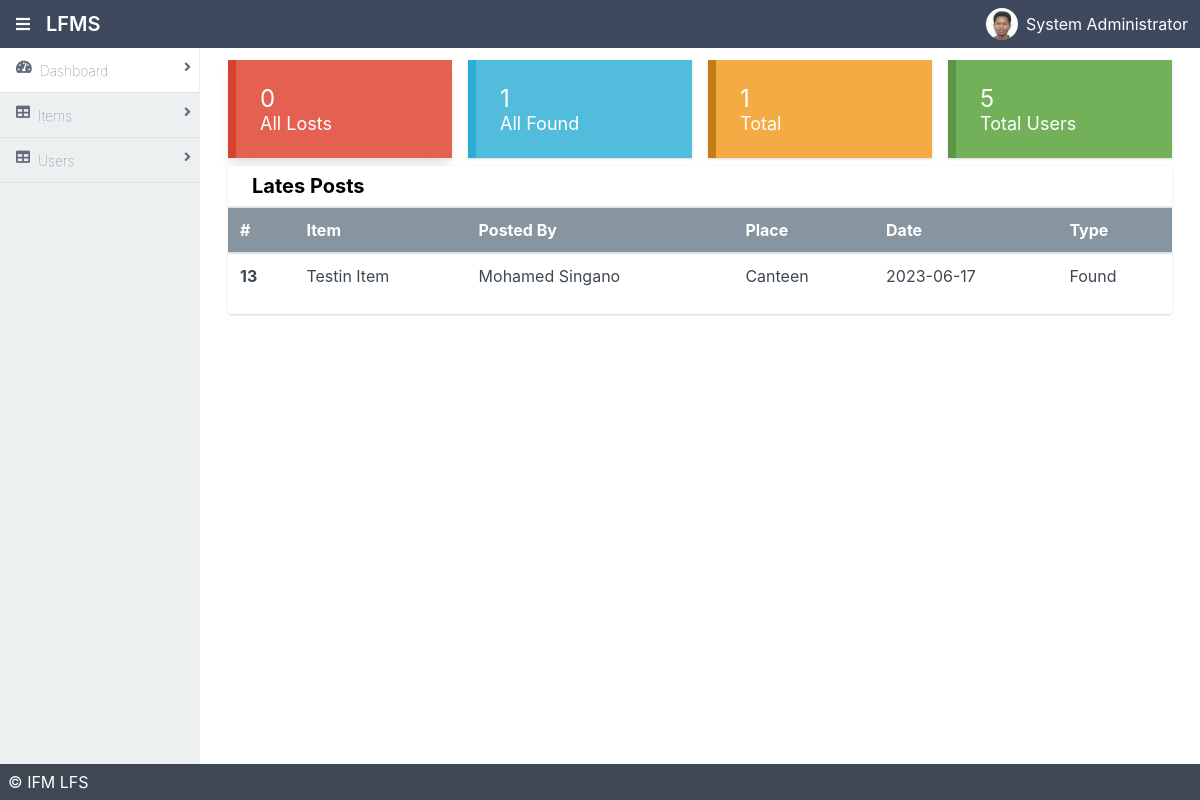
/admin/index.php (signed in), run on an earlier commit of the app's database.
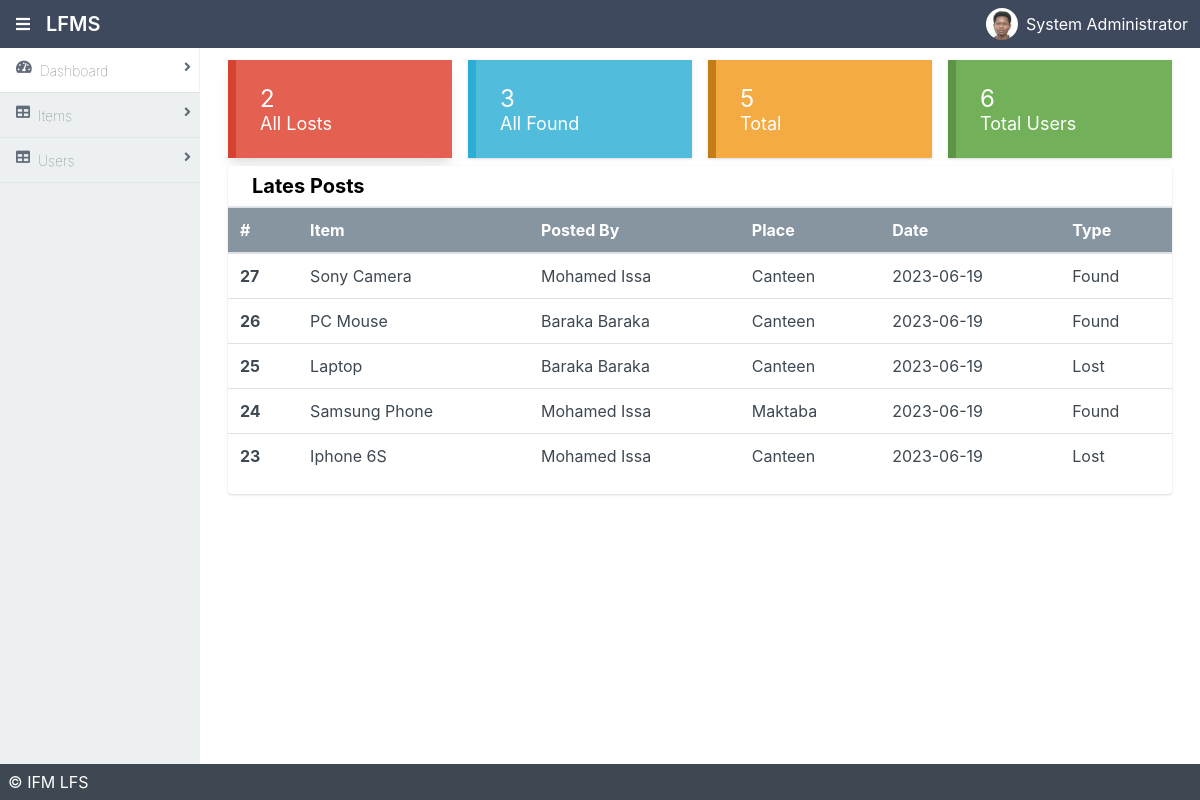
And on a later commit of the database.
### tables this page shows
CREATE TABLE `items` (
  `item_id` int(11) NOT NULL AUTO_INCREMENT,
  `item_name` varchar(255) DEFAULT NULL,
  `category` varchar(255) DEFAULT NULL,
  `description` varchar(255) DEFAULT NULL,
  `postedby` int(11) DEFAULT NULL,
  `location_found` varchar(255) DEFAULT NULL,
  `location_lost` varchar(255) DEFAULT NULL,
  `date_found` varchar(255) DEFAULT NULL,
  `date_lost` varchar(255) DEFAULT NULL,
  `owner_name` varchar(255) DEFAULT NULL,
  `owner_contact` varchar(255) DEFAULT NULL,
  `claimed` tinyint(1) DEFAULT 0,
  `foundby` int(11) DEFAULT NULL,
  `type` varchar(255) DEFAULT NULL,
  `claimed_by` int(11) DEFAULT NULL,
  `status` int(11) DEFAULT 0,
  `claimed_date` date DEFAULT NULL,
  `image` varchar(255) DEFAULT NULL,
  PRIMARY KEY (`item_id`),
  KEY `postedby` (`postedby`),
  KEY `claimed_by` (`claimed_by`),
  KEY `foundby` (`foundby`),
  CONSTRAINT `items_ibfk_1` FOREIGN KEY (`postedby`) REFERENCES `users` (`id`),
  CONSTRAINT `items_ibfk_2` FOREIGN KEY (`claimed_by`) REFERENCES `users` (`id`),
  CONSTRAINT `items_ibfk_3` FOREIGN KEY (`foundby`) REFERENCES `users` (`id`)
);

CREATE TABLE `users` (
  `id` int(11) NOT NULL AUTO_INCREMENT,
  `username` varchar(50) DEFAULT NULL,
  `email` varchar(50) DEFAULT NULL,
  `password` varchar(50) DEFAULT NULL,
  `first_name` varchar(50) DEFAULT NULL,
  `middle_name` varchar(50) DEFAULT NULL,
  `lastname` varchar(50) DEFAULT NULL,
  `student_id` varchar(50) DEFAULT NULL,
  `phone` varchar(50) DEFAULT NULL,
  `role` int(11) DEFAULT NULL,
  `resetcode` int(11) DEFAULT NULL,
  `resettoken` varchar(50) DEFAULT NULL,
  `expireat` int(50) DEFAULT NULL,
  `verifytoken` varchar(255) DEFAULT NULL,
  `verified` int(11) DEFAULT 0,
  `code` varchar(50) DEFAULT NULL,
  PRIMARY KEY (`id`)
);

### admin/index.php (the view, shortened to what the changed rows need)
<!DOCTYPE html>
<html lang="en">
<head>
    <link rel="stylesheet" href="./dist/styles.css">
    <link rel="stylesheet" href="./dist/all.css">
</head>
<body>
<div class="mx-auto bg-grey-400">
    <div class="min-h-screen flex flex-col">
        <header class="bg-nav">
            <div class="flex justify-between">
                <div class="p-1 mx-3 inline-flex items-center">
                    <h1 class="text-white p-2">LFMS</h1>
                </div>
            </div>
        </header>
        <div class="flex flex-1">
            <main class="bg-white-300 flex-1 p-3 overflow-hidden">
                <div class="flex flex-col">
                    <div class="flex flex-1 flex-col md:flex-row lg:flex-row mx-2">
                        <div class="shadow-lg bg-red-vibrant border-l-8 hover:bg-red-vibrant-dark border-red-vibrant-dark mb-2 p-2 md:w-1/4 mx-2">
                            <div class="p-4 flex flex-col">
                                <a href="#" class="no-underline text-white text-2xl">
                                    <?php
                                        include '../helpers/dbcon.inc.php';
                                        $sql = "SELECT COUNT(item_id) as total FROM items WHERE type = 'Lost'";
                                        $res = $conn->query($sql);
                                        $row = mysqli_fetch_assoc($res);
                                        $total = $row['total'];
                                        echo $total;
                                    ?>
                                </a>
                                <a href="#" class="no-underline text-white text-lg">
                                    All Losts
                                </a>
                            </div>
                        </div>
                        <div class="shadow bg-info border-l-8 hover:bg-info-dark border-info-dark mb-2 p-2 md:w-1/4 mx-2">
                            <div class="p-4 flex flex-col">
                                <a href="#" class="no-underline text-white text-2xl">
                                <?php
                                        include '../helpers/dbcon.inc.php';
                                        $sql = "SELECT COUNT(item_id) as total FROM items WHERE type = 'Found'";
                                        $res = $conn->query($sql);
                                        $row = mysqli_fetch_assoc($res);
                                        $total = $row['total'];
                                        echo $total;
                                        ?>
                                </a>
                                <a href="#" class="no-underline text-white text-lg">
                                    All Found
                                </a>
                            </div>
                        </div>
                        <div class="shadow bg-warning border-l-8 hover:bg-warning-dark border-warning-dark mb-2 p-2 md:w-1/4 mx-2">
                            <div class="p-4 flex flex-col">
                                <a href="#" class="no-underline text-white text-2xl">
                                <?php
                                    include '../helpers/dbcon.inc.php';
                                    $sql = "SELECT COUNT(item_id) as total FROM items";
                                    $res = $conn->query($sql);
                                    $row = mysqli_fetch_assoc($res);
                                    $total = $row['total'];
                                    echo $total;
                                    ?>
                                </a>
                                <a href="#" class="no-underline text-white text-lg">
                                    Total
                                </a>
                            </div>
                        </div>
                        <div class="shadow bg-success border-l-8 hover:bg-success-dark border-success-dark mb-2 p-2 md:w-1/4 mx-2">
                            <div class="p-4 flex flex-col">
                                <a href="#" class="no-underline text-white text-2xl">
                                <?php
                                    include '../helpers/dbcon.inc.php';
                                    $sql = "SELECT COUNT(id) as total FROM users";
                                    $res = $conn->query($sql);
                                    $row = mysqli_fetch_assoc($res);
                                    $total = $row['total'];
                                    echo $total;
                                    ?>
                                </a>
                                <a href="#" class="no-underline text-white text-lg">
                                    Total Users
                                </a>
                            </div>
                        </div>
                    </div>
                    <div class="flex flex-1 flex-col md:flex-row lg:flex-row mx-2">
                        <div class="rounded overflow-hidden shadow bg-white mx-2 w-full">
                            <div class="table-responsive">
                                <table class="table text-grey-darkest">
                                    <thead class="bg-grey-dark text-white text-normal">
                                    <tr>
                                        <th scope="col">#</th>
                                        <th scope="col">Item</th>
                                        <th scope="col">Posted By</th>
                                        <th scope="col">Place</th>
                                        <th scope="col">Date</th>
                                        <th scope="col">Type</th>
                                    </tr>
                                    </thead>
                                    <tbody>
                                    <?php
                                        include '../helpers/dbcon.inc.php';
                                        $sql = "SELECT items.*, users.*
                                        FROM items
                                        INNER JOIN users ON items.postedby = users.id ORDER BY items.item_id DESC";
                                        $res = $conn->query($sql);
                                        while($row = mysqli_fetch_assoc($res)){
                                            $id = $row['item_id'];
                                            $item = $row['item_name'];
                                            $postedby = $row['first_name'] . ' ' . $row['lastname'];
                                            $place = $row['location_found'];
                                            $date = $row['date_found'];
                                            $type = $row['type'];
                                            echo "<tr>
                                            <th scope='row'>$id</th>
                                            <td>$item</td>
                                            <td>$postedby</td>
                                            <td>$place</td>
                                            <td>$date</td>
                                            <td>$type</td>
                                            </tr>";
                                        };
                                        ?>
                                    </tbody>
                                </table>
                            </div>
                        </div>
                    </div>
                </div>
            </main>
        </div>
    </div>
</div>
</body>
</html>

What changed in the data, as far as the page shows it:
removed items: item_id "13", item_name "Testin Item", postedby.lastname "Mohamed Singano", location_found "Canteen", date_found "2023-06-17", type "Found"
added items: item_id "27", item_name "Sony Camera", postedby.lastname "Mohamed Issa", location_found "Canteen", date_found "2023-06-19", type "Found"
added items: item_id "26", item_name "PC Mouse", postedby.lastname "Baraka Baraka", location_found "Canteen", date_found "2023-06-19", type "Found"
added items: item_id "25", item_name "Laptop", postedby.lastname "Baraka Baraka", location_found "Canteen", date_found "2023-06-19", type "Lost"
added items: item_id "24", item_name "Samsung Phone", postedby.lastname "Mohamed Issa", location_found "Maktaba", date_found "2023-06-19", type "Found"
added items: item_id "23", item_name "Iphone 6S", postedby.lastname "Mohamed Issa", location_found "Canteen", date_found "2023-06-19", type "Lost"
Also different on the page:
$total: "0" → "2"
$total: "1" → "3"
$total: "1" → "5"
$total: "5" → "6"
